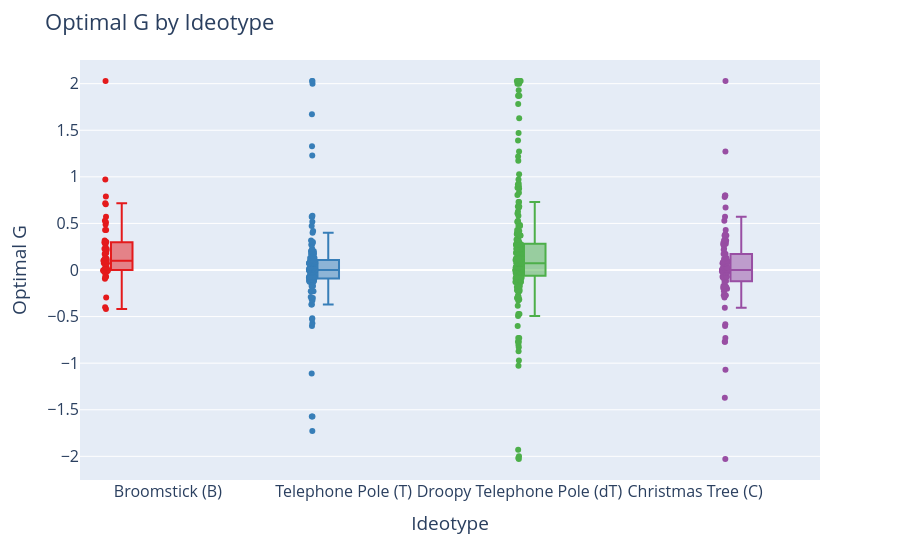

The notebook cell this image was saved under:
### Code cell
# Base boxplot (like boxen, shows distribution)
fig = px.box(
    ideotypes_df,
    x="ideotype label",
    y="optimal G",
    color="ideotype label",                # hue
    points="all",                            # show all points like boxen
    color_discrete_sequence=px.colors.qualitative.Set1
)

# Layout tweaks
fig.update_layout(
    title="Optimal G by Ideotype",
    xaxis_title="Ideotype",
    yaxis_title="Optimal G",
    font=dict(size=16),
    boxmode="group",
    showlegend=False
)

fig.show()
fig.write_image("paper-figs/Ideotypes-Analysis/Optimal-G-by-Ideotype.pdf")

### Figure 1 — Plotly figure (JSON) as saved in the notebook; plotly's stock layout.template omitted (floating-point values rounded to 4 significant figures; data arrays with more than 128 entries replaced by an {"elided": "..."} marker saying what was removed)
{"data": [{"alignmentgroup": "True", "boxpoints": "all", "hovertemplate": "ideotype label=%{x}<br>optimal G=%{y}<extra></extra>", "legendgroup": "Broomstick (B)", "marker": {"color": "rgb(228,26,28)"}, "name": "Broomstick (B)", "notched": false, "offsetgroup": "Broomstick (B)", "orientation": "v", "showlegend": true, "type": "box", "x": ["Broomstick (B)", "Broomstick (B)", "Broomstick (B)", "Broomstick (B)", "Broomstick (B)", "Broomstick (B)", "Broomstick (B)", "Broomstick (B)", "Broomstick (B)", "Broomstick (B)", "Broomstick (B)", "Broomstick (B)", "Broomstick (B)", "Broomstick (B)", "Broomstick (B)", "Broomstick (B)", "Broomstick (B)", "Broomstick (B)", "Broomstick (B)", "Broomstick (B)", "Broomstick (B)", "Broomstick (B)", "Broomstick (B)", "Broomstick (B)", "Broomstick (B)", "Broomstick (B)", "Broomstick (B)", "Broomstick (B)", "Broomstick (B)", "Broomstick (B)", "Broomstick (B)", "Broomstick (B)", "Broomstick (B)", "Broomstick (B)", "Broomstick (B)", "Broomstick (B)", "Broomstick (B)", "Broomstick (B)", "Broomstick (B)", "Broomstick (B)", "Broomstick (B)", "Broomstick (B)", "Broomstick (B)", "Broomstick (B)", "Broomstick (B)", "Broomstick (B)", "Broomstick (B)", "Broomstick (B)", "Broomstick (B)", "Broomstick (B)", "Broomstick (B)", "Broomstick (B)", "Broomstick (B)", "Broomstick (B)", "Broomstick (B)", "Broomstick (B)", "Broomstick (B)", "Broomstick (B)", "Broomstick (B)"], "x0": " ", "xaxis": "x", "y": [0.0, 0.7173, 0.3173, -0.0286, 0.5113, 2.029, -0.0173, -0.0173, 0.1887, 0.3, 0.0286, 0.1827, 0.1714, 0.2714, 0.2286, 0.2113, -0.294, 0.094, 0.0173, 0.1, -0.0714, -0.0113, 0.4286, 0.0714, 0.706, 0.5286, 0.0, 0.4286, 0.4887, 0.0714, 0.1286, 0.0, 0.1113, 0.0714, 0.1173, -0.0286, 0.9714, -0.4173, 0.294, 0.0714, -0.0714, -0.006, -0.094, 0.0, -0.0714, 0.2286, 0.1, 0.0714, 0.5714, -0.4, 0.294, 0.0286, 0.0714, 0.094, 0.3, 0.1286, 0.3, -0.0113, 0.7887], "y0": " ", "yaxis": "y"}, {"alignmentgroup": "True", "boxpoints": "all", "hovertemplate": "ideotype label=%{x}<br>optimal G=%{y}<extra></extra>", "legendgroup": "Telephone Pole (T)", "marker": {"color": "rgb(55,126,184)"}, "name": "Telephone Pole (T)", "notched": false, "offsetgroup": "Telephone Pole (T)", "orientation": "v", "showlegend": true, "type": "box", "x": {"elided": "156 str values"}, "x0": " ", "xaxis": "x", "y": {"elided": "156 float values"}, "y0": " ", "yaxis": "y"}, {"alignmentgroup": "True", "boxpoints": "all", "hovertemplate": "ideotype label=%{x}<br>optimal G=%{y}<extra></extra>", "legendgroup": "Droopy Telephone Pole (dT)", "marker": {"color": "rgb(77,175,74)"}, "name": "Droopy Telephone Pole (dT)", "notched": false, "offsetgroup": "Droopy Telephone Pole (dT)", "orientation": "v", "showlegend": true, "type": "box", "x": {"elided": "251 str values"}, "x0": " ", "xaxis": "x", "y": {"elided": "251 float values"}, "y0": " ", "yaxis": "y"}, {"alignmentgroup": "True", "boxpoints": "all", "hovertemplate": "ideotype label=%{x}<br>optimal G=%{y}<extra></extra>", "legendgroup": "Christmas Tree (C)", "marker": {"color": "rgb(152,78,163)"}, "name": "Christmas Tree (C)", "notched": false, "offsetgroup": "Christmas Tree (C)", "orientation": "v", "showlegend": true, "type": "box", "x": ["Christmas Tree (C)", "Christmas Tree (C)", "Christmas Tree (C)", "Christmas Tree (C)", "Christmas Tree (C)", "Christmas Tree (C)", "Christmas Tree (C)", "Christmas Tree (C)", "Christmas Tree (C)", "Christmas Tree (C)", "Christmas Tree (C)", "Christmas Tree (C)", "Christmas Tree (C)", "Christmas Tree (C)", "Christmas Tree (C)", "Christmas Tree (C)", "Christmas Tree (C)", "Christmas Tree (C)", "Christmas Tree (C)", "Christmas Tree (C)", "Christmas Tree (C)", "Christmas Tree (C)", "Christmas Tree (C)", "Christmas Tree (C)", "Christmas Tree (C)", "Christmas Tree (C)", "Christmas Tree (C)", "Christmas Tree (C)", "Christmas Tree (C)", "Christmas Tree (C)", "Christmas Tree (C)", "Christmas Tree (C)", "Christmas Tree (C)", "Christmas Tree (C)", "Christmas Tree (C)", "Christmas Tree (C)", "Christmas Tree (C)", "Christmas Tree (C)", "Christmas Tree (C)", "Christmas Tree (C)", "Christmas Tree (C)", "Christmas Tree (C)", "Christmas Tree (C)", "Christmas Tree (C)", "Christmas Tree (C)", "Christmas Tree (C)", "Christmas Tree (C)", "Christmas Tree (C)", "Christmas Tree (C)", "Christmas Tree (C)", "Christmas Tree (C)", "Christmas Tree (C)", "Christmas Tree (C)", "Christmas Tree (C)", "Christmas Tree (C)", "Christmas Tree (C)", "Christmas Tree (C)", "Christmas Tree (C)", "Christmas Tree (C)", "Christmas Tree (C)", "Christmas Tree (C)", "Christmas Tree (C)", "Christmas Tree (C)", "Christmas Tree (C)", "Christmas Tree (C)", "Christmas Tree (C)", "Christmas Tree (C)", "Christmas Tree (C)", "Christmas Tree (C)", "Christmas Tree (C)", "Christmas Tree (C)", "Christmas Tree (C)", "Christmas Tree (C)", "Christmas Tree (C)", "Christmas Tree (C)", "Christmas Tree (C)", "Christmas Tree (C)", "Christmas Tree (C)", "Christmas Tree (C)", "Christmas Tree (C)", "Christmas Tree (C)", "Christmas Tree (C)", "Christmas Tree (C)", "Christmas Tree (C)", "Christmas Tree (C)", "Christmas Tree (C)", "Christmas Tree (C)", "Christmas Tree (C)", "Christmas Tree (C)", "Christmas Tree (C)", "Christmas Tree (C)", "Christmas Tree (C)", "Christmas Tree (C)", "Christmas Tree (C)", "Christmas Tree (C)", "Christmas Tree (C)", "Christmas Tree (C)", "Christmas Tree (C)", "Christmas Tree (C)", "Christmas Tree (C)", "Christmas Tree (C)", "Christmas Tree (C)", "Christmas Tree (C)", "Christmas Tree (C)", "Christmas Tree (C)"], "x0": " ", "xaxis": "x", "y": [-0.006, 0.7827, 0.0714, -0.6, -0.0286, 0.0286, -0.006, 0.2887, -0.0173, 0.0, -0.0887, 0.1714, 0.0827, 0.0827, 0.3173, 0.3, 0.0173, 0.2714, -0.5827, 0.3714, -0.1173, 0.5714, 0.3173, 0.0887, 0.3173, -0.0286, 0.0, -0.0714, -2.029, 0.8, 0.1714, -0.0714, 0.2827, 0.4286, -0.0286, 0.0286, 0.1714, -0.0827, -0.2286, 0.0286, 0.0173, 2.029, -0.2, -1.071, -0.1827, 0.0, 0.3286, 0.6714, 0.3714, -0.2714, -0.2714, 0.1173, -0.7286, 0.0, -0.7714, -0.1827, -0.1827, 0.2714, 0.1, -0.294, -0.0714, 0.0286, 0.0, -0.0286, 0.1286, 0.0, 0.0, 0.0714, -0.1714, 0.006, -0.2714, -1.371, 0.0714, 0.1714, 0.0286, -0.0173, -0.1827, -0.0714, -0.194, -0.2, -0.7714, 0.0714, 0.8, -0.0714, -0.1887, -0.1714, 0.006, -0.1286, 0.2173, 1.271, -0.0714, -0.1173, 0.0827, -0.2714, -0.0286, 0.2714, 0.0286, 0.0, 0.5286, 0.2286, 0.3827, 0.006, -0.0714, 0.0714, -0.406], "y0": " ", "yaxis": "y"}], "layout": {"autosize": true, "boxmode": "group", "font": {"size": 16}, "legend": {"title": {"text": "ideotype label"}, "tracegroupgap": 0}, "margin": {"t": 60}, "showlegend": false, "title": {"text": "Optimal G by Ideotype"}, "xaxis": {"anchor": "y", "autorange": true, "categoryarray": ["Broomstick (B)", "Telephone Pole (T)", "Droopy Telephone Pole (dT)", "Christmas Tree (C)"], "categoryorder": "array", "domain": [0, 1], "range": [-0.5, 3.711], "title": {"text": "Ideotype"}, "type": "category"}, "yaxis": {"anchor": "x", "autorange": true, "domain": [0, 1], "range": [-2.254, 2.254], "title": {"text": "Optimal G"}, "type": "linear"}}}
